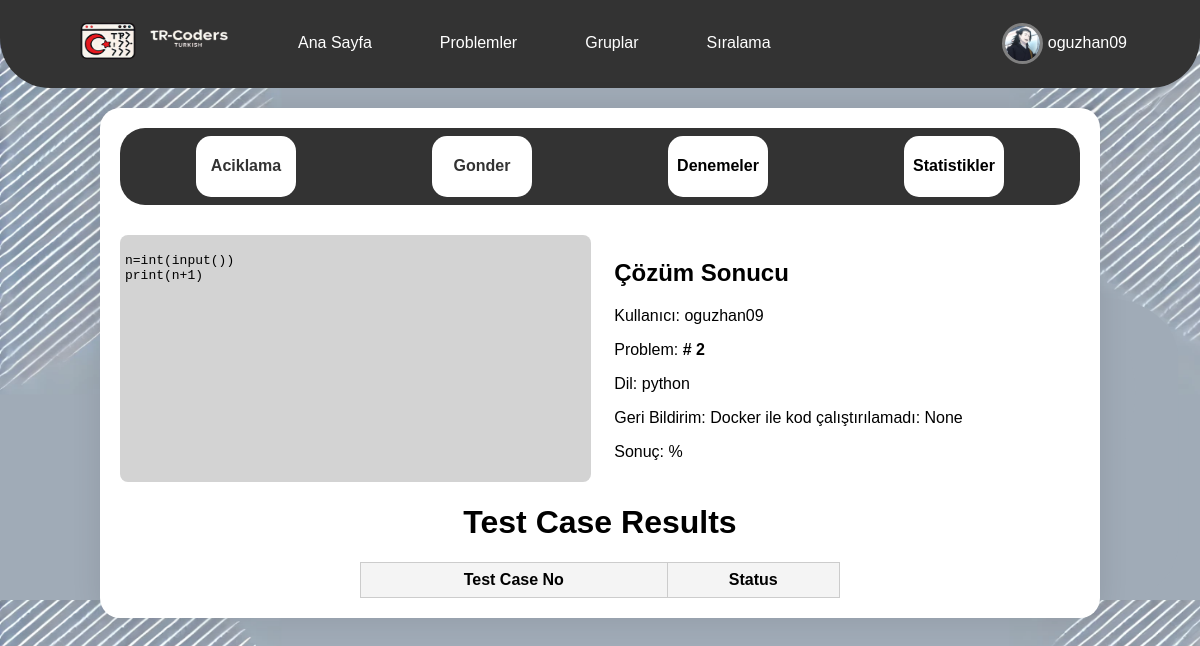
The page /problems/solution/2/result/ (signed in) on the database its author committed.
### users/models.py (models this page shows, shortened)
class UserProfile(models.Model):
    TAG_CHOICES = [
        ('newbie', 'Newbie'),
        ('skilled', 'Skilled'),
        ('admin', 'Admin'),
        ('professional', 'Professional'),
    ]
    user=models.ForeignKey(User,on_delete=models.CASCADE,related_name="profiles")
    profile_photo=models.ImageField(upload_to=user_directory_path,default='default/default_pfp.jpg')
    tag = models.CharField(max_length=20, choices=TAG_CHOICES, default='newbie')
    first_join_date=models.DateTimeField(auto_now=True)
    solved_problem_count = models.PositiveIntegerField(default=0)
    class Meta:
        verbose_name_plural="Kullanici bilgileri"

### problems/models.py (models this page shows, shortened)
class Solution(models.Model):
    PROGRAMMING_LAGUAGE=[
        ('python','Python3'),
        ('cpp','C++20')
    ]
    problem=models.ForeignKey(Problem,on_delete=models.CASCADE,related_name='solutions')
    user=models.ForeignKey(User,on_delete=models.CASCADE)
    code = models.TextField(help_text="Kullanıcının kodu")
    language=models.CharField(max_length=20,choices=PROGRAMMING_LAGUAGE,default='python')
    submitted_at = models.DateTimeField(auto_now_add=True)
    is_correct = models.BooleanField(default=False)
    feedback = models.TextField(blank=True, null=True)
    result_value=models.CharField(blank=True,max_length=15)
    all_results = models.JSONField(
        default=list,  # Varsayılan olarak boş bir liste
        help_text="Test sonuçlarının doğru/yanlış bilgisi",
        blank=True
    )
    created_date=models.DateTimeField(auto_now_add=True)

### problems/views.py (the view)
# urls.py: path('solution/<int:solution_id>/result/',solution_result,name='solution'),
@login_required(login_url="/users/login")
def solution_result(request, solution_id):
    solution = get_object_or_404(Solution, id=solution_id)
    results=solution.all_results
    user=UserProfile.objects.filter(user__username=request.user.username)
    return render(request, 'problems/solution.html', {'solution': solution,'results':results,'profile':user[0]})

### templates/problems/solution.html (shortened to what this page needs)
<!DOCTYPE html>
<html lang="tr">
{% load static %}
<head>
    <ul class="navbar">
        <li style="float:left" class="li1"><a href="{% url 'index:index' %}" ><img src="{% static 'img/Logo2.png' %}" width="200" height="60"></a></li>
        <li class="li2"><a href="{% url 'postlar:post_lister' %}" style="padding: 16px 16px">Ana Sayfa</a></li>
        <li class="li3"><a href="{% url 'problems:all_problems' %}" style="padding: 16px 16px">Problemler</a></li>
        <li class="li4" style="float: right;">
            {% if user.is_authenticated %}
              <div style="display: flex;justify-content: space-between;padding: 5px;">
                <img src="{{ profile.profile_photo.url }}" style="border-radius: 50%;width: 35px;height: 35px;object-fit: cover;border:3px solid grey ;">
                <a href="{% url 'users:profile_viewer' user.username %}"  style="margin-top: 11px;margin-left: 5px;">{{ user.username }}</a>
              </div>
            {% else %}
               <a href="{% url 'users:signup' %}" style="padding: 16px 16px;">Kayıt ol</a>
            {% endif %}
        </li>
        <li class="li5"><a href="{% url 'groups:all_groups' %}" style="padding: 16px 16px">Gruplar</a></li>
        <li class="li6"><a href="{% url 'rankings:ranking' %}" style="padding: 16px 16px">Sıralama</a></li>
    </ul>
</head>
<body>
    <div class="container">
        <div style=" margin-bottom: 30px; background-color: #333;border-radius: 25px;text-align: center;padding: 8px;display: flex;justify-content: space-around;">
            <a href="{% url 'problems:problem_detail' solution.problem.pk %}" style="text-decoration: none;background-color: white;color: #333; border-radius: 15px;width: 100px;text-align: center;height: auto;"><h4>Aciklama</h4></a>
            <a href="{% url 'problems:submit_solution' problem_id=solution.problem.id %}" style="text-decoration: none;background-color: white;color: #333; border-radius: 15px;width: 100px;text-align: center;height: auto;"><h4>Gonder</h4></a>
            <a href="{% url 'problems:problem_attempts' problem_id=solution.problem.id %}" style="text-decoration: none;background-color: white;color: black; border-radius: 15px;width: 100px;text-align: center;height: auto;"><h4>Denemeler</h4></a>
            <a href="{% url 'problems:problem_stats' problem_id=solution.problem.id %}"  style="text-decoration: none;background-color: white;color: black; border-radius: 15px;width: 100px;text-align: center;height: auto;"><h4>Statistikler</h4></a>
        </div>
        <div style="display: flex;justify-content: space-between;">
        <div id="solution_code" style="background-color: rgb(211,211,211);border-radius: 8px;padding: 5px;width: 48%;"><pre><code>{{ solution.code }}</code></pre></div>
        <div style="padding: 5px;width: 48%;">
            <h2>Çözüm Sonucu</h2>
            <p>Kullanıcı: {{ solution.user.username }}</p>
            <p>Problem: <b># {{solution.id}}</b></p>
            <p>Dil: {{solution.language}}</p>
            <p>Geri Bildirim: {{ solution.feedback }}</p>
            <p>Sonuç: {{ solution.result_value }} %</p>
        </div></div>
        <h1 style="text-align: center;">Test Case Results</h1>
    <table>
        <thead>
            <tr>
                <th>Test Case No</th>
                <th>Status</th>
            </tr>
        </thead>
    </table>
    </div>
</body>
</html>

### templates/problems/solution.html (style rules this page uses)
table { width: 50%; margin: 0 auto; border-collapse: collapse; }
th, td { border: 1px solid #ccc; padding: 8px; text-align: center; }
th { background-color: #f4f4f4; }

### rows shown on the page
UserProfile: profile_photo (picture)
Solution: code "n=int(input()) print(n+1)", user.username "oguzhan09", id "2", language "python", feedback "Docker ile kod çalıştırılamadı: None"

### other values the page prints
{{ user.username }} "oguzhan09"
